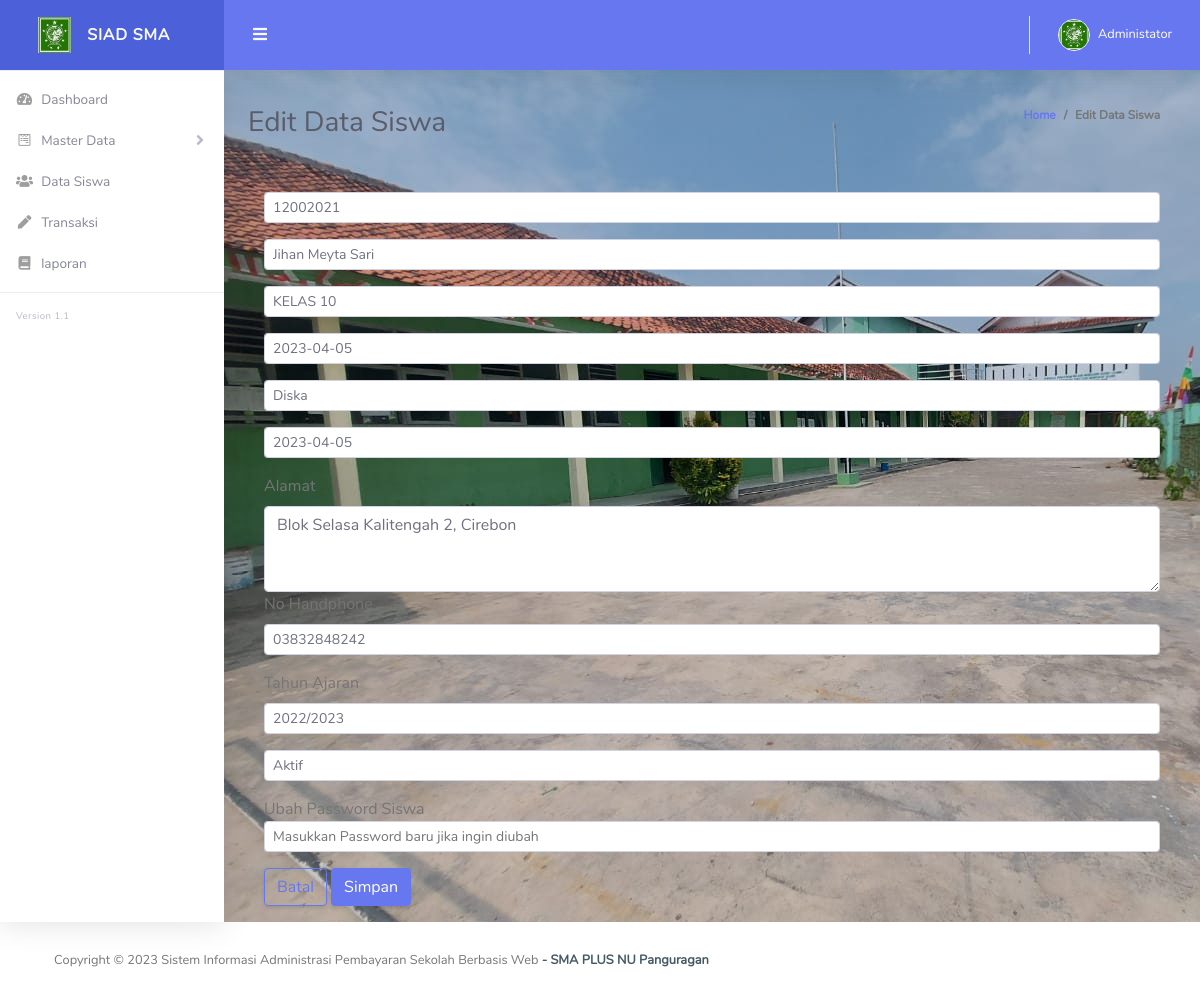
/Siswa/editsiswa/5, run on the app's committed database.
### tables this page shows
CREATE TABLE `tb_siswa`  (
  `id` int(11) NOT NULL AUTO_INCREMENT,
  `nisn` varchar(100) NOT NULL,
  `password` varchar(100) NOT NULL,
  `nama` varchar(225) NOT NULL,
  `nama_kelas` varchar(100) NOT NULL,
  `tanggal_lahir` date NULL DEFAULT NULL,
  `nama_orangtua` varchar(100) NOT NULL,
  `alamat` varchar(100) NOT NULL,
  `no_hp` varchar(100) NOT NULL,
  `tahun_ajaran` varchar(100) NOT NULL,
  `status` varchar(100) NOT NULL,
  PRIMARY KEY (`id`) USING BTREE,
  UNIQUE INDEX `nisn`(`nisn`) USING BTREE
);

### application/controllers/Siswa.php (called while the page is built, shortened)
<?php
class Siswa extends CI_Controller {
    public function __construct()
    {
        $this->load->model('Siswa_model');
        $this->load->model('Kelas_model');
        $this->load->model('Periode_model');
        $this->load->model('M_global_model');
    }
    public function editsiswa($id){
        $data['title']  = 'SIAD SMA Pangurugan';
        $judul['judul'] = 'Edit Data Siswa';
        $queryAllSis = $this->Siswa_model->getDataDetail($id);
        $DATA2 = array('querySis' => $queryAllSis);
        $DATA4 = $judul  +$DATA2 ;
		$this->load->view('template/header',$data);
		$this->load->view('template/sidebar');
        $this->load->view('template/topbar');
        $this->load->view('admin/v_editsiswa',$DATA4);
        $this->load->view('template/footer');
    }
}

### index.php (called while the page is built, shortened)
<?php
require_once BASEPATH.'core/CodeIgniter.php';

### application/models/Siswa_model.php (called while the page is built, shortened)
<?php
class Siswa_model extends CI_Model
{
        function getDataDetail($id)
    {
			$this->db->where('id', $id);
			$query = $this->db->get('tb_siswa');
			return $query->row();
		}
}

### application/views/admin/v_editsiswa.php (the view, shortened to what this page needs)
       <div class="container-fluid" id="container-wrapper">
          <div class="d-sm-flex align-items-center justify-content-between mb-4">
            <h1 class="h3 mb-0 text-gray-800"><?= $judul;?></h1>
            <ol class="breadcrumb">
              <li class="breadcrumb-item"><a href="./">Home</a></li>
              <li class="breadcrumb-item active" aria-current="page"><?= $judul;?></li>
            </ol>
          </div>
          <div class="modal-body">
                <form action="<?php echo base_url() . 'Siswa/fungsiEdit'; ?>" method="post">
                <input class="form-control form-control-sm  mb-3"  id="nisn" name="nisn" type="text" value="<?php echo $querySis->nisn?>">
                <input class="form-control form-control-sm  mb-3"  id="nama" name="nama" type="text" value="<?php echo $querySis->nama?>">
                <input class="form-control form-control-sm  mb-3"  id="nama_kelas" name="nama_kelas" type="text" value="<?php echo $querySis->nama_kelas?>">
                            <input class="form-control form-control-sm  mb-3" required id="tanggal_lahir" name="tanggal_lahir" type="text" value="<?php echo $querySis->tanggal_lahir?>">
                <input class="form-control form-control-sm  mb-3"  id="nama_orangtua" name="nama_orangtua" type="text" value="<?php echo $querySis->nama_orangtua?>">
                <input class="form-control form-control-sm  mb-3"  id="tanggal_lahir" name="tanggal_lahir" type="text" value="<?php echo $querySis->tanggal_lahir?>">
                <label for="alamat">Alamat</label>
                <textarea class="form-control" id="alamat" name="alamat" rows="3"><?php echo $querySis->alamat?></textarea>
                <label for="tahun_ajaran">No Handphone</label>
                <input class="form-control form-control-sm  mb-3"  id="no_hp" name="no_hp" type="text" value="<?php echo $querySis->no_hp?>">
                <label for="tahun_ajaran">Tahun Ajaran</label>
                <input class="form-control form-control-sm  mb-3"  id="tahun_ajaran" name="tahun_ajaran" type="text" value="<?php echo $querySis->tahun_ajaran?>">
                <input class="form-control form-control-sm  mb-3"   id="status" name="status" type="text" value="<?php echo $querySis->status?>">
                Ubah Password Siswa
                <input class="form-control form-control-sm  mb-3"  id="password" name="password" type="password" placeholder="Masukkan Password baru jika ingin diubah">
                  <a href="<?= base_url('siswa');?>" class="btn btn-outline-primary" >Batal</a>
                  <button type="submit" class="btn btn-primary">Simpan</button>
            </form>
                    </div>
                    </div>
</div>
</div>

### data on the page
tb_siswa: nisn "12002021", nama "Jihan Meyta Sari", nama_kelas "KELAS 10", tanggal_lahir "2023-04-05", nama_orangtua "Diska", alamat "Blok Selasa Kalitengah 2, Cirebon", no_hp "03832848242", tahun_ajaran "2022/2023", status "Aktif"

### other printed values
$judul "Edit Data Siswa"
